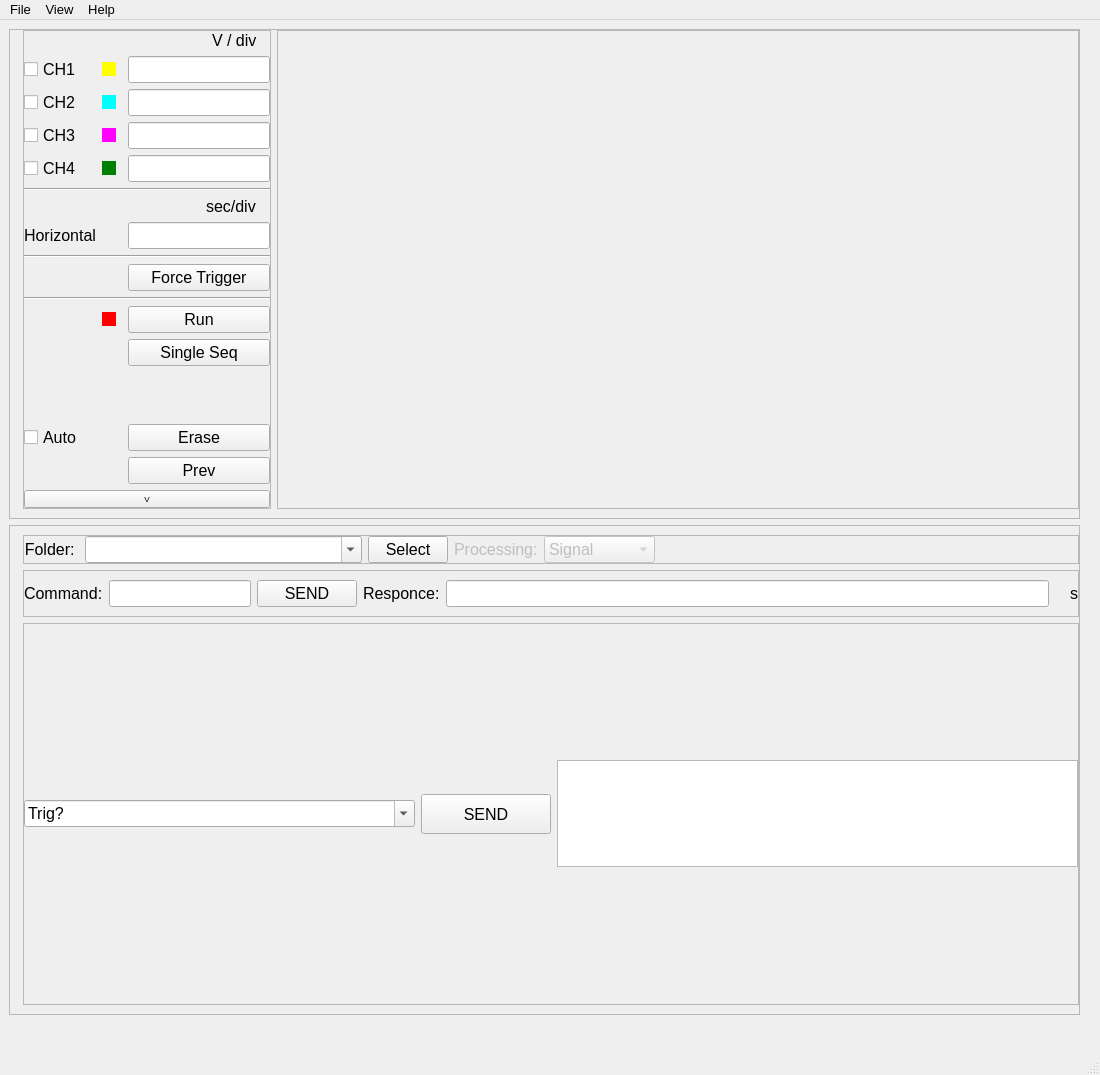
<?xml version="1.0" encoding="UTF-8"?>
<ui version="4.0">
 <class>MainWindow</class>
 <widget class="QMainWindow" name="MainWindow">
  <property name="geometry">
   <rect>
    <x>0</x>
    <y>0</y>
    <width>1100</width>
    <height>1075</height>
   </rect>
  </property>
  <property name="sizePolicy">
   <sizepolicy hsizetype="Minimum" vsizetype="Minimum">
    <horstretch>0</horstretch>
    <verstretch>0</verstretch>
   </sizepolicy>
  </property>
  <property name="minimumSize">
   <size>
    <width>1100</width>
    <height>640</height>
   </size>
  </property>
  <property name="font">
   <font>
    <pointsize>12</pointsize>
   </font>
  </property>
  <property name="windowTitle">
   <string>Emittance Plot Processing</string>
  </property>
  <property name="animated">
   <bool>false</bool>
  </property>
  <widget class="QWidget" name="centralwidget">
   <property name="minimumSize">
    <size>
     <width>0</width>
     <height>600</height>
    </size>
   </property>
   <layout class="QVBoxLayout" name="verticalLayout_11">
    <property name="sizeConstraint">
     <enum>QLayout::SetMinimumSize</enum>
    </property>
    <property name="rightMargin">
     <number>20</number>
    </property>
    <property name="bottomMargin">
     <number>20</number>
    </property>
    <item>
     <widget class="QFrame" name="frame">
      <property name="frameShape">
       <enum>QFrame::StyledPanel</enum>
      </property>
      <property name="frameShadow">
       <enum>QFrame::Raised</enum>
      </property>
      <layout class="QHBoxLayout" name="horizontalLayout">
       <property name="leftMargin">
        <number>13</number>
       </property>
       <property name="topMargin">
        <number>0</number>
       </property>
       <property name="rightMargin">
        <number>0</number>
       </property>
       <item>
        <widget class="QFrame" name="frame_5">
         <property name="sizePolicy">
          <sizepolicy hsizetype="Preferred" vsizetype="Minimum">
           <horstretch>0</horstretch>
           <verstretch>0</verstretch>
          </sizepolicy>
         </property>
         <property name="frameShape">
          <enum>QFrame::StyledPanel</enum>
         </property>
         <property name="frameShadow">
          <enum>QFrame::Raised</enum>
         </property>
         <layout class="QGridLayout" name="gridLayout">
          <property name="leftMargin">
           <number>0</number>
          </property>
          <property name="topMargin">
           <number>0</number>
          </property>
          <property name="rightMargin">
           <number>0</number>
          </property>
          <property name="bottomMargin">
           <number>0</number>
          </property>
          <item row="2" column="2">
           <widget class="QLineEdit" name="lineEdit_12">
            <property name="sizePolicy">
             <sizepolicy hsizetype="Minimum" vsizetype="Fixed">
              <horstretch>0</horstretch>
              <verstretch>0</verstretch>
             </sizepolicy>
            </property>
            <property name="maximumSize">
             <size>
              <width>150</width>
              <height>16777215</height>
             </size>
            </property>
           </widget>
          </item>
          <item row="2" column="0">
           <widget class="QCheckBox" name="checkBox_2">
            <property name="text">
             <string>CH2</string>
            </property>
           </widget>
          </item>
          <item row="2" column="1">
           <widget class="QCheckBox" name="checkBox_7">
            <property name="enabled">
             <bool>false</bool>
            </property>
            <property name="styleSheet">
             <string notr="true">QCheckBox::indicator:unchecked {
   background-color: cyan;
}
</string>
            </property>
            <property name="text">
             <string/>
            </property>
           </widget>
          </item>
          <item row="4" column="0">
           <widget class="QCheckBox" name="checkBox_4">
            <property name="text">
             <string>CH4</string>
            </property>
           </widget>
          </item>
          <item row="0" column="2" alignment="Qt::AlignRight">
           <widget class="QLabel" name="label_8">
            <property name="sizePolicy">
             <sizepolicy hsizetype="Fixed" vsizetype="Fixed">
              <horstretch>0</horstretch>
              <verstretch>0</verstretch>
             </sizepolicy>
            </property>
            <property name="minimumSize">
             <size>
              <width>0</width>
              <height>0</height>
             </size>
            </property>
            <property name="maximumSize">
             <size>
              <width>16777215</width>
              <height>16777215</height>
             </size>
            </property>
            <property name="text">
             <string>V / div   </string>
            </property>
            <property name="textFormat">
             <enum>Qt::PlainText</enum>
            </property>
           </widget>
          </item>
          <item row="4" column="1">
           <widget class="QCheckBox" name="checkBox_9">
            <property name="enabled">
             <bool>false</bool>
            </property>
            <property name="styleSheet">
             <string notr="true">QCheckBox::indicator:unchecked {
   background-color: green;
}
</string>
            </property>
            <property name="text">
             <string/>
            </property>
           </widget>
          </item>
          <item row="1" column="1">
           <widget class="QCheckBox" name="checkBox_6">
            <property name="enabled">
             <bool>false</bool>
            </property>
            <property name="styleSheet">
             <string notr="true">QCheckBox::indicator:unchecked {
   background-color: yellow;
}
</string>
            </property>
            <property name="text">
             <string/>
            </property>
           </widget>
          </item>
          <item row="4" column="2">
           <widget class="QLineEdit" name="lineEdit_14">
            <property name="sizePolicy">
             <sizepolicy hsizetype="Minimum" vsizetype="Fixed">
              <horstretch>0</horstretch>
              <verstretch>0</verstretch>
             </sizepolicy>
            </property>
            <property name="maximumSize">
             <size>
              <width>150</width>
              <height>16777215</height>
             </size>
            </property>
           </widget>
          </item>
          <item row="3" column="0">
           <widget class="QCheckBox" name="checkBox_3">
            <property name="text">
             <string>CH3</string>
            </property>
           </widget>
          </item>
          <item row="6" column="2" alignment="Qt::AlignRight">
           <widget class="QLabel" name="label_10">
            <property name="sizePolicy">
             <sizepolicy hsizetype="Fixed" vsizetype="Fixed">
              <horstretch>0</horstretch>
              <verstretch>0</verstretch>
             </sizepolicy>
            </property>
            <property name="minimumSize">
             <size>
              <width>0</width>
              <height>0</height>
             </size>
            </property>
            <property name="maximumSize">
             <size>
              <width>16777215</width>
              <height>16777215</height>
             </size>
            </property>
            <property name="text">
             <string>sec/div   </string>
            </property>
            <property name="textFormat">
             <enum>Qt::PlainText</enum>
            </property>
           </widget>
          </item>
          <item row="3" column="1">
           <widget class="QCheckBox" name="checkBox_8">
            <property name="enabled">
             <bool>false</bool>
            </property>
            <property name="styleSheet">
             <string notr="true">QCheckBox::indicator:unchecked {
   background-color: magenta;
}
</string>
            </property>
            <property name="text">
             <string/>
            </property>
           </widget>
          </item>
          <item row="5" column="0" colspan="3">
           <widget class="Line" name="line_7">
            <property name="orientation">
             <enum>Qt::Horizontal</enum>
            </property>
           </widget>
          </item>
          <item row="1" column="2">
           <widget class="QLineEdit" name="lineEdit_11">
            <property name="sizePolicy">
             <sizepolicy hsizetype="Minimum" vsizetype="Fixed">
              <horstretch>0</horstretch>
              <verstretch>0</verstretch>
             </sizepolicy>
            </property>
            <property name="maximumSize">
             <size>
              <width>150</width>
              <height>16777215</height>
             </size>
            </property>
           </widget>
          </item>
          <item row="1" column="0">
           <widget class="QCheckBox" name="checkBox_1">
            <property name="text">
             <string>CH1</string>
            </property>
           </widget>
          </item>
          <item row="11" column="2">
           <widget class="QPushButton" name="pushButton_4">
            <property name="text">
             <string>Run</string>
            </property>
            <property name="checkable">
             <bool>true</bool>
            </property>
           </widget>
          </item>
          <item row="7" column="2">
           <widget class="QLineEdit" name="lineEdit_15">
            <property name="sizePolicy">
             <sizepolicy hsizetype="Minimum" vsizetype="Fixed">
              <horstretch>0</horstretch>
              <verstretch>0</verstretch>
             </sizepolicy>
            </property>
            <property name="maximumSize">
             <size>
              <width>150</width>
              <height>16777215</height>
             </size>
            </property>
           </widget>
          </item>
          <item row="13" column="2">
           <spacer name="verticalSpacer">
            <property name="orientation">
             <enum>Qt::Vertical</enum>
            </property>
            <property name="sizeHint" stdset="0">
             <size>
              <width>20</width>
              <height>40</height>
             </size>
            </property>
           </spacer>
          </item>
          <item row="8" column="0" colspan="3">
           <widget class="Line" name="line_3">
            <property name="orientation">
             <enum>Qt::Horizontal</enum>
            </property>
           </widget>
          </item>
          <item row="7" column="0">
           <widget class="QLabel" name="label_7">
            <property name="sizePolicy">
             <sizepolicy hsizetype="Fixed" vsizetype="Fixed">
              <horstretch>0</horstretch>
              <verstretch>0</verstretch>
             </sizepolicy>
            </property>
            <property name="minimumSize">
             <size>
              <width>0</width>
              <height>0</height>
             </size>
            </property>
            <property name="maximumSize">
             <size>
              <width>16777215</width>
              <height>16777215</height>
             </size>
            </property>
            <property name="text">
             <string>Horizontal</string>
            </property>
            <property name="textFormat">
             <enum>Qt::PlainText</enum>
            </property>
           </widget>
          </item>
          <item row="16" column="0" colspan="3">
           <widget class="QPushButton" name="pushButton_8">
            <property name="font">
             <font>
              <pointsize>6</pointsize>
             </font>
            </property>
            <property name="text">
             <string>V</string>
            </property>
            <property name="checkable">
             <bool>true</bool>
            </property>
            <property name="checked">
             <bool>false</bool>
            </property>
           </widget>
          </item>
          <item row="3" column="2">
           <widget class="QLineEdit" name="lineEdit_13">
            <property name="sizePolicy">
             <sizepolicy hsizetype="Minimum" vsizetype="Fixed">
              <horstretch>0</horstretch>
              <verstretch>0</verstretch>
             </sizepolicy>
            </property>
            <property name="maximumSize">
             <size>
              <width>150</width>
              <height>16777215</height>
             </size>
            </property>
           </widget>
          </item>
          <item row="10" column="0" colspan="3">
           <widget class="Line" name="line_6">
            <property name="orientation">
             <enum>Qt::Horizontal</enum>
            </property>
           </widget>
          </item>
          <item row="12" column="2">
           <widget class="QPushButton" name="pushButton_6">
            <property name="text">
             <string>Single Seq</string>
            </property>
            <property name="checkable">
             <bool>true</bool>
            </property>
           </widget>
          </item>
          <item row="9" column="2">
           <widget class="QPushButton" name="pushButton_5">
            <property name="text">
             <string>Force Trigger</string>
            </property>
            <property name="checkable">
             <bool>true</bool>
            </property>
           </widget>
          </item>
          <item row="15" column="2">
           <widget class="QPushButton" name="pushButton_7">
            <property name="sizePolicy">
             <sizepolicy hsizetype="Minimum" vsizetype="Fixed">
              <horstretch>0</horstretch>
              <verstretch>0</verstretch>
             </sizepolicy>
            </property>
            <property name="font">
             <font>
              <pointsize>12</pointsize>
             </font>
            </property>
            <property name="text">
             <string>Prev</string>
            </property>
           </widget>
          </item>
          <item row="14" column="2">
           <widget class="QPushButton" name="pushButton">
            <property name="text">
             <string>Erase</string>
            </property>
           </widget>
          </item>
          <item row="14" column="0">
           <widget class="QCheckBox" name="checkBox">
            <property name="text">
             <string>Auto</string>
            </property>
           </widget>
          </item>
          <item row="11" column="1">
           <widget class="QCheckBox" name="checkBox_5">
            <property name="enabled">
             <bool>false</bool>
            </property>
            <property name="styleSheet">
             <string notr="true">QCheckBox::indicator:unchecked {
   background-color: red;
}
</string>
            </property>
            <property name="text">
             <string/>
            </property>
           </widget>
          </item>
         </layout>
        </widget>
       </item>
       <item>
        <widget class="QFrame" name="frame_3">
         <property name="sizePolicy">
          <sizepolicy hsizetype="Expanding" vsizetype="Expanding">
           <horstretch>3</horstretch>
           <verstretch>0</verstretch>
          </sizepolicy>
         </property>
         <property name="frameShape">
          <enum>QFrame::StyledPanel</enum>
         </property>
         <property name="frameShadow">
          <enum>QFrame::Raised</enum>
         </property>
         <layout class="QVBoxLayout" name="verticalLayout_2">
          <property name="leftMargin">
           <number>0</number>
          </property>
          <property name="topMargin">
           <number>0</number>
          </property>
          <property name="rightMargin">
           <number>0</number>
          </property>
          <property name="bottomMargin">
           <number>0</number>
          </property>
         </layout>
        </widget>
       </item>
      </layout>
     </widget>
    </item>
    <item>
     <widget class="QFrame" name="frame_6">
      <property name="frameShape">
       <enum>QFrame::StyledPanel</enum>
      </property>
      <property name="frameShadow">
       <enum>QFrame::Raised</enum>
      </property>
      <layout class="QVBoxLayout" name="verticalLayout">
       <property name="leftMargin">
        <number>13</number>
       </property>
       <property name="rightMargin">
        <number>0</number>
       </property>
       <item>
        <widget class="QFrame" name="frame_2">
         <property name="frameShape">
          <enum>QFrame::StyledPanel</enum>
         </property>
         <property name="frameShadow">
          <enum>QFrame::Raised</enum>
         </property>
         <layout class="QHBoxLayout" name="horizontalLayout_3">
          <property name="leftMargin">
           <number>0</number>
          </property>
          <property name="topMargin">
           <number>0</number>
          </property>
          <property name="rightMargin">
           <number>0</number>
          </property>
          <property name="bottomMargin">
           <number>0</number>
          </property>
          <item>
           <widget class="QFrame" name="frame_4">
            <property name="sizePolicy">
             <sizepolicy hsizetype="Expanding" vsizetype="Fixed">
              <horstretch>0</horstretch>
              <verstretch>0</verstretch>
             </sizepolicy>
            </property>
            <layout class="QHBoxLayout" name="horizontalLayout_2" stretch="0,0,0">
             <property name="spacing">
              <number>6</number>
             </property>
             <property name="sizeConstraint">
              <enum>QLayout::SetDefaultConstraint</enum>
             </property>
             <property name="leftMargin">
              <number>0</number>
             </property>
             <property name="topMargin">
              <number>0</number>
             </property>
             <property name="rightMargin">
              <number>0</number>
             </property>
             <property name="bottomMargin">
              <number>0</number>
             </property>
             <item>
              <widget class="QLabel" name="label_3">
               <property name="sizePolicy">
                <sizepolicy hsizetype="Preferred" vsizetype="Preferred">
                 <horstretch>0</horstretch>
                 <verstretch>0</verstretch>
                </sizepolicy>
               </property>
               <property name="minimumSize">
                <size>
                 <width>0</width>
                 <height>0</height>
                </size>
               </property>
               <property name="font">
                <font>
                 <pointsize>12</pointsize>
                </font>
               </property>
               <property name="text">
                <string>Folder: </string>
               </property>
               <property name="alignment">
                <set>Qt::AlignRight|Qt::AlignTrailing|Qt::AlignVCenter</set>
               </property>
              </widget>
             </item>
             <item>
              <widget class="QComboBox" name="comboBox_2">
               <property name="sizePolicy">
                <sizepolicy hsizetype="Expanding" vsizetype="Preferred">
                 <horstretch>0</horstretch>
                 <verstretch>0</verstretch>
                </sizepolicy>
               </property>
               <property name="minimumSize">
                <size>
                 <width>200</width>
                 <height>0</height>
                </size>
               </property>
               <property name="editable">
                <bool>true</bool>
               </property>
              </widget>
             </item>
             <item>
              <widget class="QPushButton" name="pushButton_2">
               <property name="sizePolicy">
                <sizepolicy hsizetype="Fixed" vsizetype="Preferred">
                 <horstretch>0</horstretch>
                 <verstretch>0</verstretch>
                </sizepolicy>
               </property>
               <property name="font">
                <font>
                 <pointsize>12</pointsize>
                </font>
               </property>
               <property name="text">
                <string>Select</string>
               </property>
              </widget>
             </item>
            </layout>
           </widget>
          </item>
          <item>
           <widget class="QLabel" name="label_2">
            <property name="enabled">
             <bool>false</bool>
            </property>
            <property name="sizePolicy">
             <sizepolicy hsizetype="Fixed" vsizetype="Preferred">
              <horstretch>0</horstretch>
              <verstretch>0</verstretch>
             </sizepolicy>
            </property>
            <property name="text">
             <string>Processing:</string>
            </property>
           </widget>
          </item>
          <item>
           <widget class="QComboBox" name="comboBox">
            <property name="enabled">
             <bool>false</bool>
            </property>
            <property name="sizePolicy">
             <sizepolicy hsizetype="Minimum" vsizetype="Fixed">
              <horstretch>0</horstretch>
              <verstretch>0</verstretch>
             </sizepolicy>
            </property>
            <property name="minimumSize">
             <size>
              <width>100</width>
              <height>0</height>
             </size>
            </property>
            <item>
             <property name="text">
              <string>Signal</string>
             </property>
            </item>
            <item>
             <property name="text">
              <string>FFT</string>
             </property>
            </item>
            <item>
             <property name="text">
              <string>Cumulative</string>
             </property>
            </item>
           </widget>
          </item>
          <item>
           <spacer name="horizontalSpacer">
            <property name="orientation">
             <enum>Qt::Horizontal</enum>
            </property>
            <property name="sizeHint" stdset="0">
             <size>
              <width>40</width>
              <height>20</height>
             </size>
            </property>
           </spacer>
          </item>
         </layout>
        </widget>
       </item>
       <item>
        <widget class="QFrame" name="frame_7">
         <property name="sizePolicy">
          <sizepolicy hsizetype="Expanding" vsizetype="Preferred">
           <horstretch>0</horstretch>
           <verstretch>0</verstretch>
          </sizepolicy>
         </property>
         <property name="minimumSize">
          <size>
           <width>0</width>
           <height>0</height>
          </size>
         </property>
         <property name="maximumSize">
          <size>
           <width>16777215</width>
           <height>16777215</height>
          </size>
         </property>
         <property name="baseSize">
          <size>
           <width>100</width>
           <height>70</height>
          </size>
         </property>
         <property name="frameShape">
          <enum>QFrame::StyledPanel</enum>
         </property>
         <property name="frameShadow">
          <enum>QFrame::Raised</enum>
         </property>
         <layout class="QHBoxLayout" name="horizontalLayout_5" stretch="0,0,0,0,0,0,0">
          <property name="leftMargin">
           <number>0</number>
          </property>
          <property name="rightMargin">
           <number>0</number>
          </property>
          <item>
           <widget class="QLabel" name="label_4">
            <property name="sizePolicy">
             <sizepolicy hsizetype="Minimum" vsizetype="Preferred">
              <horstretch>0</horstretch>
              <verstretch>0</verstretch>
             </sizepolicy>
            </property>
            <property name="minimumSize">
             <size>
              <width>0</width>
              <height>0</height>
             </size>
            </property>
            <property name="maximumSize">
             <size>
              <width>16777215</width>
              <height>16777215</height>
             </size>
            </property>
            <property name="text">
             <string>Command:</string>
            </property>
           </widget>
          </item>
          <item>
           <widget class="QLineEdit" name="lineEdit_2">
            <property name="sizePolicy">
             <sizepolicy hsizetype="Fixed" vsizetype="Minimum">
              <horstretch>0</horstretch>
              <verstretch>0</verstretch>
             </sizepolicy>
            </property>
            <property name="minimumSize">
             <size>
              <width>100</width>
              <height>0</height>
             </size>
            </property>
            <property name="maximumSize">
             <size>
              <width>16777215</width>
              <height>16777215</height>
             </size>
            </property>
           </widget>
          </item>
          <item>
           <widget class="QPushButton" name="pushButton_3">
            <property name="sizePolicy">
             <sizepolicy hsizetype="Fixed" vsizetype="Minimum">
              <horstretch>0</horstretch>
              <verstretch>0</verstretch>
             </sizepolicy>
            </property>
            <property name="minimumSize">
             <size>
              <width>100</width>
              <height>0</height>
             </size>
            </property>
            <property name="maximumSize">
             <size>
              <width>100</width>
              <height>75</height>
             </size>
            </property>
            <property name="font">
             <font>
              <pointsize>12</pointsize>
             </font>
            </property>
            <property name="text">
             <string>SEND</string>
            </property>
           </widget>
          </item>
          <item>
           <widget class="QLabel" name="label_5">
            <property name="sizePolicy">
             <sizepolicy hsizetype="Fixed" vsizetype="Fixed">
              <horstretch>0</horstretch>
              <verstretch>0</verstretch>
             </sizepolicy>
            </property>
            <property name="minimumSize">
             <size>
              <width>0</width>
              <height>0</height>
             </size>
            </property>
            <property name="maximumSize">
             <size>
              <width>16777215</width>
              <height>16777215</height>
             </size>
            </property>
            <property name="text">
             <string>Responce:</string>
            </property>
            <property name="textFormat">
             <enum>Qt::PlainText</enum>
            </property>
           </widget>
          </item>
          <item>
           <widget class="QLineEdit" name="lineEdit_3">
            <property name="sizePolicy">
             <sizepolicy hsizetype="Expanding" vsizetype="Minimum">
              <horstretch>0</horstretch>
              <verstretch>0</verstretch>
             </sizepolicy>
            </property>
            <property name="minimumSize">
             <size>
              <width>100</width>
              <height>0</height>
             </size>
            </property>
            <property name="maximumSize">
             <size>
              <width>16777215</width>
              <height>16777215</height>
             </size>
            </property>
            <property name="readOnly">
             <bool>true</bool>
            </property>
           </widget>
          </item>
          <item>
           <widget class="QLabel" name="label_11">
            <property name="sizePolicy">
             <sizepolicy hsizetype="Fixed" vsizetype="Preferred">
              <horstretch>0</horstretch>
              <verstretch>0</verstretch>
             </sizepolicy>
            </property>
            <property name="text">
             <string/>
            </property>
           </widget>
          </item>
          <item>
           <widget class="QLabel" name="label_12">
            <property name="sizePolicy">
             <sizepolicy hsizetype="Fixed" vsizetype="Preferred">
              <horstretch>0</horstretch>
              <verstretch>0</verstretch>
             </sizepolicy>
            </property>
            <property name="text">
             <string>s</string>
            </property>
           </widget>
          </item>
         </layout>
        </widget>
       </item>
       <item>
        <widget class="QFrame" name="frame_8">
         <property name="frameShape">
          <enum>QFrame::StyledPanel</enum>
         </property>
         <property name="frameShadow">
          <enum>QFrame::Raised</enum>
         </property>
         <layout class="QHBoxLayout" name="horizontalLayout_4" stretch="3,1,4">
          <property name="leftMargin">
           <number>0</number>
          </property>
          <property name="rightMargin">
           <number>0</number>
          </property>
          <item>
           <widget class="QComboBox" name="comboBox_3">
            <property name="editable">
             <bool>true</bool>
            </property>
            <item>
             <property name="text">
              <string>Trig?</string>
             </property>
            </item>
           </widget>
          </item>
          <item>
           <widget class="QPushButton" name="pushButton_9">
            <property name="sizePolicy">
             <sizepolicy hsizetype="Preferred" vsizetype="Fixed">
              <horstretch>0</horstretch>
              <verstretch>0</verstretch>
             </sizepolicy>
            </property>
            <property name="minimumSize">
             <size>
              <width>100</width>
              <height>0</height>
             </size>
            </property>
            <property name="maximumSize">
             <size>
              <width>1000</width>
              <height>40</height>
             </size>
            </property>
            <property name="font">
             <font>
              <pointsize>12</pointsize>
             </font>
            </property>
            <property name="text">
             <string>SEND</string>
            </property>
           </widget>
          </item>
          <item>
           <widget class="QTextEdit" name="textEdit">
            <property name="maximumSize">
             <size>
              <width>16777215</width>
              <height>107</height>
             </size>
            </property>
           </widget>
          </item>
         </layout>
        </widget>
       </item>
      </layout>
     </widget>
    </item>
   </layout>
  </widget>
  <widget class="QMenuBar" name="menubar">
   <property name="geometry">
    <rect>
     <x>0</x>
     <y>0</y>
     <width>1100</width>
     <height>34</height>
    </rect>
   </property>
   <property name="font">
    <font>
     <pointsize>10</pointsize>
    </font>
   </property>
   <widget class="QMenu" name="menuFile">
    <property name="sizePolicy">
     <sizepolicy hsizetype="Preferred" vsizetype="Preferred">
      <horstretch>0</horstretch>
      <verstretch>0</verstretch>
     </sizepolicy>
    </property>
    <property name="font">
     <font>
      <pointsize>10</pointsize>
     </font>
    </property>
    <property name="title">
     <string>File</string>
    </property>
    <addaction name="actionOpen"/>
    <addaction name="actionQuit"/>
   </widget>
   <widget class="QMenu" name="menuView">
    <property name="title">
     <string>View</string>
    </property>
   </widget>
   <widget class="QMenu" name="menuHelp">
    <property name="title">
     <string>Help</string>
    </property>
    <addaction name="actionAbout"/>
   </widget>
   <addaction name="menuFile"/>
   <addaction name="menuView"/>
   <addaction name="menuHelp"/>
  </widget>
  <widget class="QStatusBar" name="statusbar">
   <property name="sizePolicy">
    <sizepolicy hsizetype="Expanding" vsizetype="Preferred">
     <horstretch>0</horstretch>
     <verstretch>0</verstretch>
    </sizepolicy>
   </property>
   <property name="minimumSize">
    <size>
     <width>0</width>
     <height>40</height>
    </size>
   </property>
  </widget>
  <action name="actionOpen">
   <property name="text">
    <string>Open</string>
   </property>
   <property name="font">
    <font>
     <family>Tahoma</family>
     <pointsize>10</pointsize>
    </font>
   </property>
  </action>
  <action name="actionQuit">
   <property name="text">
    <string>Quit</string>
   </property>
  </action>
  <action name="actionPlot">
   <property name="checkable">
    <bool>true</bool>
   </property>
   <property name="checked">
    <bool>true</bool>
   </property>
   <property name="text">
    <string>Plot</string>
   </property>
  </action>
  <action name="actionLog">
   <property name="checkable">
    <bool>true</bool>
   </property>
   <property name="text">
    <string>Log</string>
   </property>
  </action>
  <action name="actionParameters">
   <property name="checkable">
    <bool>true</bool>
   </property>
   <property name="text">
    <string>Parameters</string>
   </property>
  </action>
  <action name="actionAbout">
   <property name="text">
    <string>About</string>
   </property>
  </action>
 </widget>
 <resources/>
 <connections>
  <connection>
   <sender>pushButton_8</sender>
   <signal>toggled(bool)</signal>
   <receiver>frame_6</receiver>
   <slot>setVisible(bool)</slot>
   <hints>
    <hint type="sourcelabel">
     <x>94</x>
     <y>549</y>
    </hint>
    <hint type="destinationlabel">
     <x>1072</x>
     <y>675</y>
    </hint>
   </hints>
  </connection>
 </connections>
</ui>
